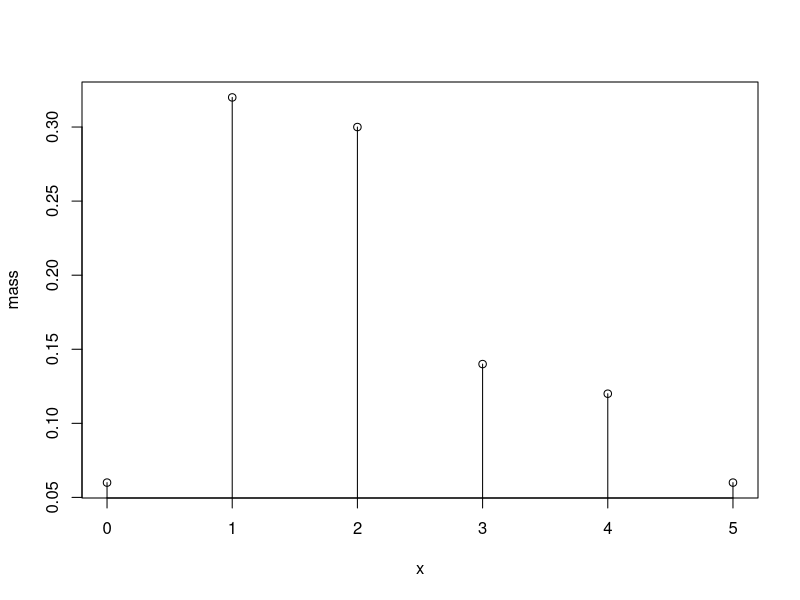

This chart was generated by the following R code:
poisson<-function(n)
{
	RN<-NULL;
	for(i in 1:n)
	{
		u1<-runif(1,min=0,max=1);
		i1<-0;
		p<-exp(-2);#mean=2
		f<-p;
		#x<-i;
		while(u1>f)
		{
			p<-p*2/(1+i1);
			f<-f+p;
			i1<-i1+1;
		}
		x<-i1;
		RN<-c(RN,x);
	}
	return (RN);
}
s<-poisson(50);
mass <- NULL;
for(i in 0:max(s))
{
	m <- sum(as.integer(i == s));
	mass <- c(mass,m);
}
mass <- mass/50;
x <- seq(0,max(s));
plot(x,mass);
lines(x,mass,type='h');